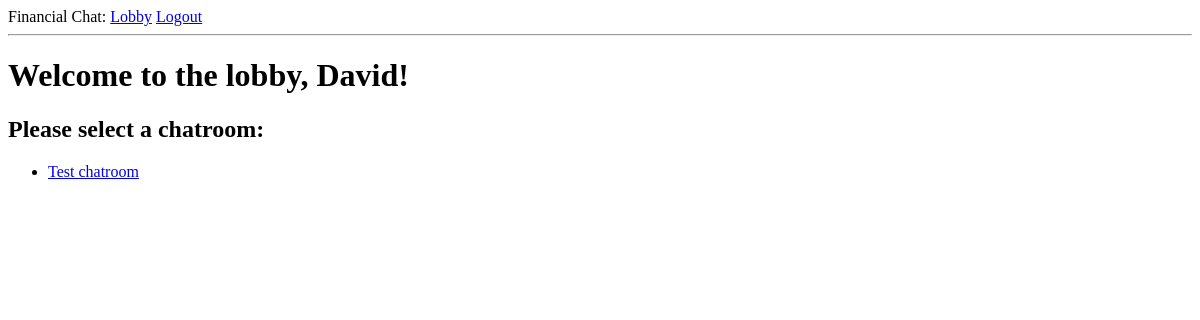
Page /lobby (signed in) on the earlier database version.
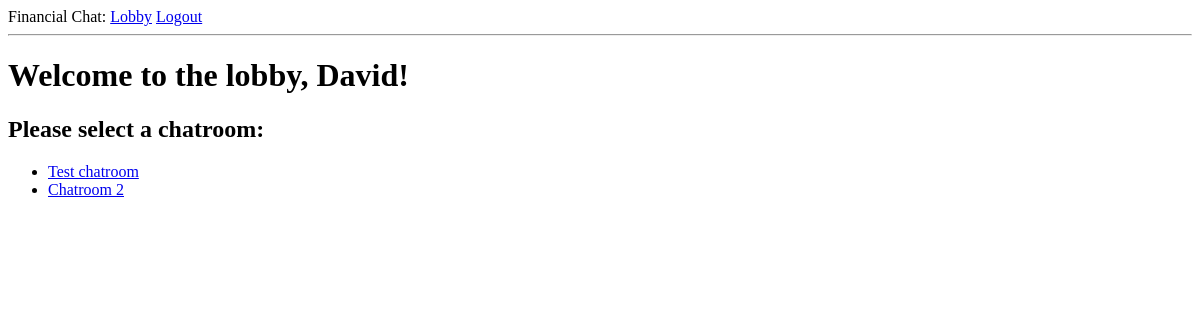
Same page on the later database version.
### app/models.py (models this page shows, shortened)
class User(UserMixin, db.Model):
    id = db.Column(db.Integer, primary_key=True)
    username = db.Column(db.String(64), index=True, unique=True)
    email = db.Column(db.String(120), index=True, unique=True)
    password_hash = db.Column(db.String(128))
    messages = db.relationship(
        'Message', backref='user', lazy='dynamic', cascade='save-update, merge, delete')

class Chatroom(db.Model):
    id = db.Column(db.Integer, primary_key=True)
    chatroom_name = db.Column(db.String(64), unique=True)
    messages = db.relationship('Message', backref='chatroom',
                               lazy='dynamic', cascade='save-update, merge, delete')

### app/routes.py (the view)
@app.route('/')
@app.route('/lobby')
@login_required
def lobby():
    chatrooms = list(
        map(lambda chatroom: chatroom.chatroom_name, Chatroom.query.all()))
    return render_template('lobby.html', title='Lobby', chatrooms=chatrooms)

### app/models.py (called while the page is built)
@login.user_loader
def load_user(id):
    return User.query.get(int(id))

### app/templates/lobby.html
{% extends "base.html" %}
{% block content %}
<h1>Welcome to the lobby, {{ current_user.username }}!</h1>
<h2>Please select a chatroom:</h2>
<ul>
{% for chatroom in chatrooms %}
<li><a href="{{url_for('chatroom', chatroom_name=chatroom)}}">{{chatroom}}</li>
{% endfor %}
</ul>
{% endblock %}

### app/templates/base.html (shortened to what this page needs)
<html>
  <head>
  </head>
  <body>
    <div>
      Financial Chat:
      <a href="{{ url_for('lobby') }}">Lobby</a>
      {% if current_user.is_anonymous %}
      <a href="{{ url_for('login') }}">Login</a>
      {% else %}
      <a href="{{ url_for('logout') }}">Logout</a>
      {% endif %}
    </div>
    <hr />
     {% block content %}{% endblock %}
  </body>
</html>

Differences in the rows shown:
added Chatroom: chatroom_name "Chatroom 2"
